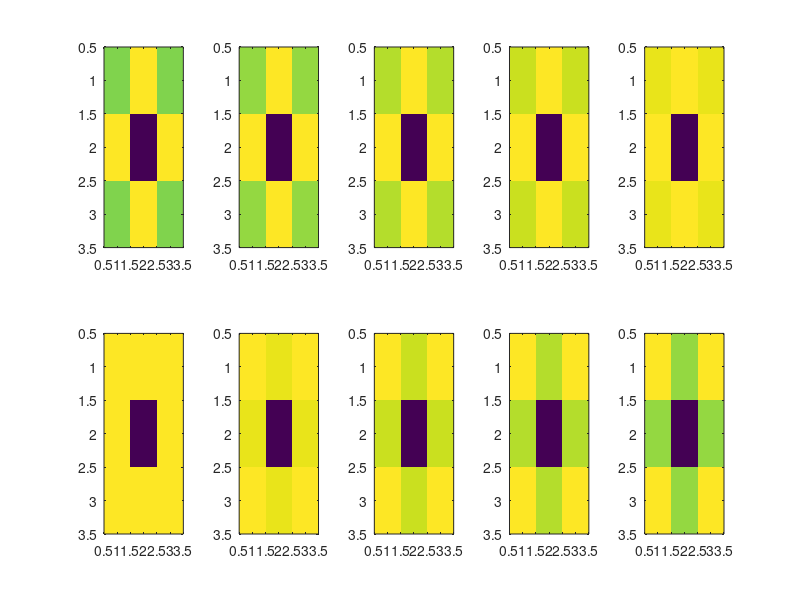

MATLAB code for this plot: (Note: this script raises an error after producing the figure.)
function H = plotLaplacianFilter()
alpha  = [0:0.1:1];

H = cell(length(alpha));
for i = 1:length(alpha)
    H{i} = getLaplacian(alpha(i)); 
end
n = length(alpha);
for i = 1:length(alpha)
    subplot(2,5,i)
    imagesc(H{i})
end

end



function H = getLaplacian(alpha)

 H = fspecial('laplacian',alpha)

end